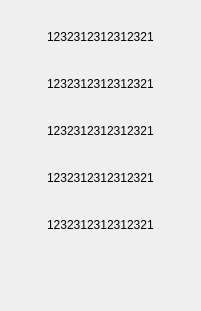
      <widget class="CardWidget" name="CardWidget_190">
       <property name="geometry">
        <rect>
         <x>1110</x>
         <y>500</y>
         <width>201</width>
         <height>311</height>
        </rect>
       </property>
       <property name="minimumSize">
        <size>
         <width>0</width>
         <height>0</height>
        </size>
       </property>
       <layout class="QGridLayout" name="gridLayout_108">
        <item row="1" column="0">
         <widget class="SubtitleLabel" name="SubtitleLabel_800">
          <property name="maximumSize">
           <size>
            <width>16777215</width>
            <height>31</height>
           </size>
          </property>
          <property name="text">
           <string>1232312312312321</string>
          </property>
         </widget>
        </item>
        <item row="2" column="0">
         <widget class="SubtitleLabel" name="SubtitleLabel_801">
          <property name="maximumSize">
           <size>
            <width>16777215</width>
            <height>31</height>
           </size>
          </property>
          <property name="text">
           <string>1232312312312321</string>
          </property>
         </widget>
        </item>
        <item row="3" column="0">
         <widget class="SubtitleLabel" name="SubtitleLabel_802">
          <property name="maximumSize">
           <size>
            <width>16777215</width>
            <height>31</height>
           </size>
          </property>
          <property name="text">
           <string>1232312312312321</string>
          </property>
         </widget>
        </item>
        <item row="4" column="0">
         <widget class="SubtitleLabel" name="SubtitleLabel_803">
          <property name="maximumSize">
           <size>
            <width>16777215</width>
            <height>31</height>
           </size>
          </property>
          <property name="text">
           <string>1232312312312321</string>
          </property>
         </widget>
        </item>
        <item row="5" column="0">
         <widget class="IconWidget" name="IconWidget_659">
          <property name="minimumSize">
           <size>
            <width>31</width>
            <height>31</height>
           </size>
          </property>
          <property name="maximumSize">
           <size>
            <width>31</width>
            <height>31</height>
           </size>
          </property>
         </widget>
        </item>
        <item row="0" column="0">
         <widget class="SubtitleLabel" name="SubtitleLabel_804">
          <property name="maximumSize">
           <size>
            <width>16777215</width>
            <height>31</height>
           </size>
          </property>
          <property name="text">
           <string>1232312312312321</string>
          </property>
         </widget>
        </item>
       </layout>
      </widget>
